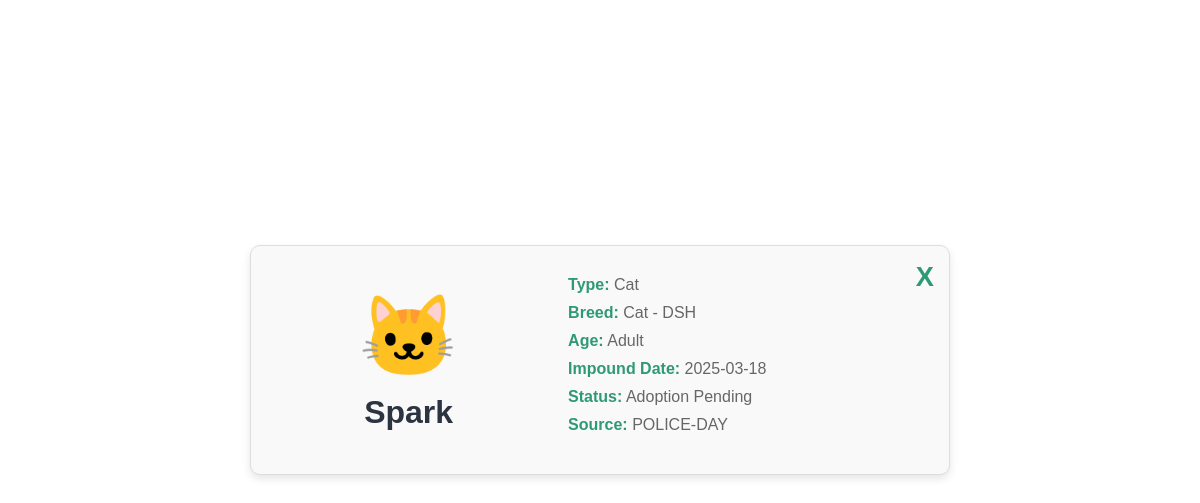
Screenshot of /pet_detail.php?pet=35307 with the database file from the repository.
### tables this page shows
CREATE TABLE `pets` (
  `animal_id` int(11) NOT NULL,
  `sex` varchar(10) DEFAULT NULL,
  `date_impounded` date DEFAULT NULL,
  `name` varchar(100) DEFAULT NULL,
  `kennel_number` varchar(20) DEFAULT NULL,
  `color` varchar(100) DEFAULT NULL,
  `age_category` varchar(50) DEFAULT NULL,
  `breed_id` int(11) DEFAULT NULL,
  `source_id` int(11) DEFAULT NULL,
  `status_id` int(11) DEFAULT NULL
);

CREATE TABLE `animaltype` (
  `type_id` int(11) NOT NULL,
  `type_name` varchar(50) NOT NULL
);

CREATE TABLE `breeds` (
  `breed_id` int(11) NOT NULL,
  `breed_name` varchar(100) NOT NULL,
  `type_id` int(11) DEFAULT NULL
);

CREATE TABLE `statuses` (
  `status_id` int(11) NOT NULL,
  `status_name` varchar(50) NOT NULL
);

CREATE TABLE `sources` (
  `source_id` int(11) NOT NULL,
  `source_name` varchar(50) NOT NULL
);

### helpers.php (called while the page is built, shortened)
<?php
function getPetDetail($db, $petId) {
    $query = "
        SELECT
            Pets.*,
            breeds.breed_name,
            animaltype.type_name,
            statuses.status_name,
            sources.source_name
        FROM Pets
        INNER JOIN breeds ON breeds.breed_id = Pets.breed_id
        INNER JOIN animaltype ON animaltype.type_id = breeds.type_id
        INNER JOIN statuses ON statuses.status_id = Pets.status_id
        LEFT JOIN sources ON sources.source_id = Pets.source_id
        WHERE Pets.animal_id = ?
    ";
    $stmt = $db->prepare($query);
    $stmt->bind_param("i", $petId);
    $stmt->execute();
    $result = $stmt->get_result();
    return $result->fetch_assoc();
}

### pet_detail.php (the view, shortened to what this page needs)
<?php
require("db.php");
require("helpers.php");
$statuses = [];
if (isset($_GET['pet'])) {
    $petId = $_GET['pet'];
    $pet = getPetDetail($db, $petId);
} else {
    echo "Pet ID not specified!";
    exit;
}
?>
<!DOCTYPE html>
<html lang="en">
<head>
    <link rel="stylesheet" href="css/index.css">
    <link rel="stylesheet" href="css/pet_detail.css">
</head>
<body>
    <main>
        <div class="pet-detail-container">
            <div class="pet-detail-card">
                <a href="index.php" class="back-button">X</a>
                <div class="pet-detail-content">
                    <div class="pet-detail-left">
                        <div class="pet-icon">
                            <?php if ($pet['type_name'] === 'Dog'): ?>
                                <span class="icon">🐶</span>
                            <?php elseif ($pet['type_name'] === 'Cat'): ?>
                                <span class="icon">🐱</span>
                            <?php else: ?>
                                <span class="icon">🐦</span>
                            <?php endif; ?>
                        </div>
                        <h2><?= htmlspecialchars($pet['name']) ?></h2>
                    </div>
                    <div class="pet-detail-right">
                        <p><strong>Type:</strong> <?= htmlspecialchars($pet['type_name']) ?></p>
                        <p><strong>Breed:</strong> <?= htmlspecialchars($pet['breed_name']) ?></p>
                        <p><strong>Age:</strong> <?= htmlspecialchars($pet['age_category']) ?></p>
                        <p><strong>Impound Date:</strong> <?= htmlspecialchars($pet['date_impounded']) ?></p>
                        <div>
                            <?php if (isset($_SESSION['role']) && $_SESSION['role'] === 'admin'): ?>
                                <strong>Status:</strong>
                                <form method="POST" class="status-row">
                                    <input type="hidden" name="pet_id" value="<?= $pet['animal_id'] ?>">
                                    <select name="status_id">
                                        <?php foreach ($statuses as $status): ?>
                                            <option value="<?= $status['status_id'] ?>"
                                                <?= $status['status_name'] === $pet['status_name'] ? 'selected' : '' ?>>
                                                <?= htmlspecialchars($status['status_name']) ?>
                                            </option>
                                        <?php endforeach; ?>
                                    </select>
                                    <button type="submit">Save Change</button>
                                </form>
                            <?php else: ?>
                                <p><strong>Status:</strong> <?= htmlspecialchars($pet['status_name']) ?></p>
                            <?php endif; ?>
                        </div>
                        <?php if (!empty($pet['source_name'])): ?>
                            <p><strong>Source:</strong> <?= htmlspecialchars($pet['source_name']) ?></p>
                        <?php else: ?>
                            <p><strong>Source:</strong> Not available</p>
                        <?php endif; ?>
                    </div>
                </div>
            </div>
        </div>
    </main>
</body>
</html>

### css/index.css (style rules this page uses)
* { margin: 0; padding: 0; box-sizing: border-box; font-family: Arial, Helvetica, sans-serif; }
html { --primary-green: #2e9a73; --dark-blue: #2B3440; --secondary-blue: #5077A0; --secondary-green: #50A079; --stronger-green: #48906c; --stronger-blue: #486b90; --border-grey: #ccc; }

### css/pet_detail.css (style rules this page uses)
.pet-detail-container { display: flex; justify-content: center; align-items: center; flex-direction: column; margin-top: 50px; min-height: 80vh; }
.pet-detail-card { background-color: #f9f9f9; border: 1px solid #ddd; border-radius: 10px; padding: 30px; max-width: 700px; width: 100%; box-shadow: 0 4px 8px rgba(0, 0, 0, 0.1); margin-bottom: 20px; position: relative; transition: box-shadow 0.3s ease-in-out; }
.pet-detail-card .back-button { position: absolute; top: 15px; right: 15px; font-size: 1.7rem; font-weight: bold; color: var(--primary-green); text-decoration: none; cursor: pointer; }
.pet-detail-content { display: flex; justify-content: space-between; align-items: center; }
.pet-detail-left { display: flex; flex-direction: column; align-items: center; width: 40%; }
.pet-detail-left .pet-icon { font-size: 5rem; margin-bottom: 10px; }
.pet-detail-left h2 { font-size: 2rem; color: var(--dark-blue); text-align: center; }
.pet-detail-right { width: 55%; }
.pet-detail-right p { color: #666; font-size: 1rem; margin-bottom: 10px; }
.pet-detail-right strong { color: var(--primary-green); font-weight: bold; }

### rows the page displays
pets: name "Spark", animaltype.type_name "Cat", breed.breed_name "Cat - DSH", age_category "Adult", date_impounded "2025-03-18", status.status_name "Adoption Pending", source.source_name "POLICE-DAY"
